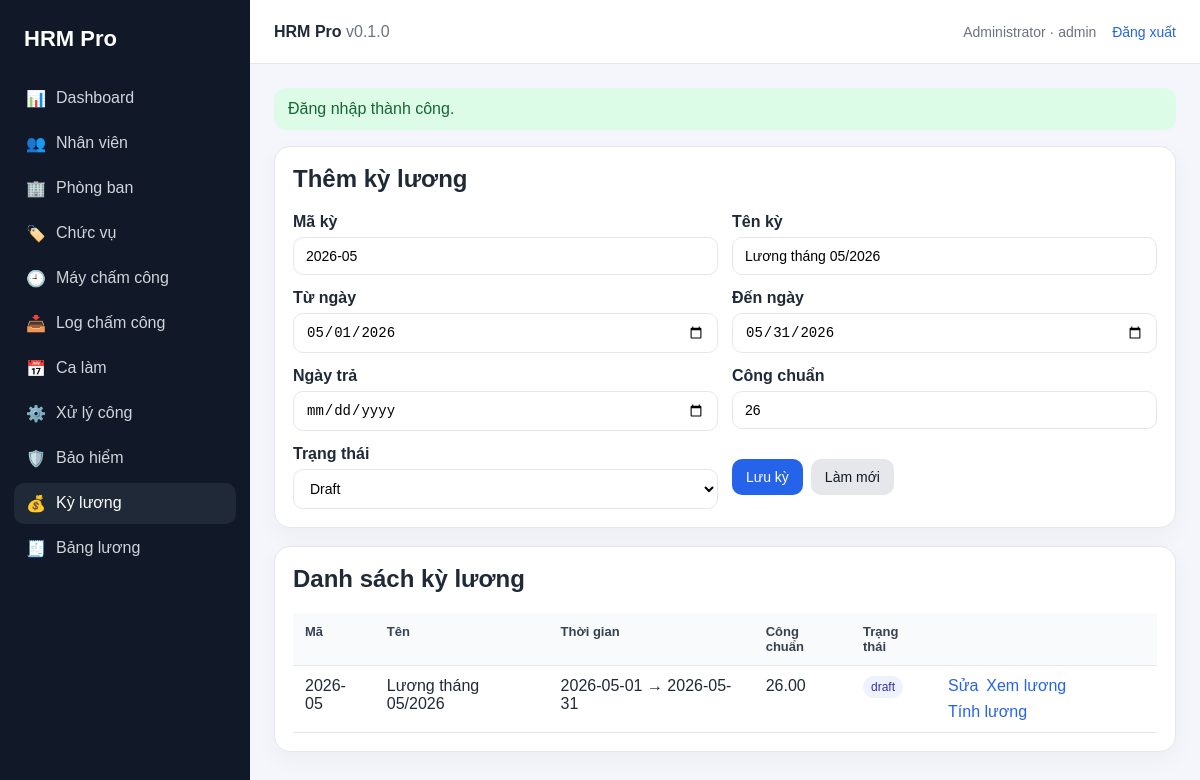
Screenshot of /public/index.php?page=payroll_periods (signed in) with the database file from the repository.
### tables this page shows
CREATE TABLE payroll_periods (
    id INT AUTO_INCREMENT PRIMARY KEY,
    period_code VARCHAR(50) NOT NULL UNIQUE,
    period_name VARCHAR(120) NOT NULL,
    from_date DATE NOT NULL,
    to_date DATE NOT NULL,
    payment_date DATE NULL,
    standard_work_days DECIMAL(6,2) DEFAULT 26,
    status ENUM('draft','calculated','locked','paid') DEFAULT 'draft',
    created_at DATETIME DEFAULT CURRENT_TIMESTAMP
);

### public/index.php (called while the page is built, shortened)
<?php
$page = $_GET['page'] ?? 'dashboard';
$routes = [
    'login' => __DIR__ . '/../modules/auth/login.php',
    'logout' => __DIR__ . '/../modules/auth/logout.php',
    'dashboard' => __DIR__ . '/../modules/dashboard/index.php',
    'employees' => __DIR__ . '/../modules/employees/index.php',
    'departments' => __DIR__ . '/../modules/departments/index.php',
    'positions' => __DIR__ . '/../modules/positions/index.php',
    'attendance_devices' => __DIR__ . '/../modules/attendance/devices.php',
    'attendance_logs' => __DIR__ . '/../modules/attendance/logs.php',
    'work_shifts' => __DIR__ . '/../modules/attendance/shifts.php',
    'attendance_process' => __DIR__ . '/../modules/attendance/process.php',
    'insurance_policies' => __DIR__ . '/../modules/insurance/policies.php',
    'payroll_periods' => __DIR__ . '/../modules/payroll/periods.php',
    'payrolls' => __DIR__ . '/../modules/payroll/payrolls.php',
];
require $routes[$page];

### includes/helpers.php (called while the page is built, shortened)
<?php
function e($value): string
{
    return htmlspecialchars((string)$value, ENT_QUOTES, 'UTF-8');
}
function url(string $page = 'dashboard', array $params = []): string
{
    $params = array_merge(['page' => $page], $params);
    return 'index.php?' . http_build_query($params);
}
function selected($actual, $expected): string
{
    return (string)$actual === (string)$expected ? 'selected' : '';
}

### config/database.php (called while the page is built, shortened)
<?php
$mysqli = mysqli_init();
mysqli_options($mysqli, MYSQLI_OPT_INT_AND_FLOAT_NATIVE, 1);
mysqli_set_charset($mysqli, 'utf8mb4');
function db(): mysqli
{
    global $mysqli;
    return $mysqli;
}

### modules/payroll/periods.php (the view, shortened to what this page needs)
<?php
$edit = null;
$rows = db()->query("SELECT * FROM payroll_periods ORDER BY from_date DESC");
require __DIR__ . '/../../includes/layout/header.php';
?>
<div class="card"><h2><?= $edit ? 'Sửa kỳ lương' : 'Thêm kỳ lương' ?></h2>
<form method="post" class="form-grid"><?= csrf_field() ?><input type="hidden" name="id" value="<?= e($edit['id'] ?? 0) ?>">
<div class="form-group"><label>Mã kỳ</label><input name="period_code" value="<?= e($edit['period_code'] ?? date('Y-m')) ?>" required></div>
<div class="form-group"><label>Tên kỳ</label><input name="period_name" value="<?= e($edit['period_name'] ?? ('Lương tháng ' . date('m/Y'))) ?>" required></div>
<div class="form-group"><label>Từ ngày</label><input type="date" name="from_date" value="<?= e($edit['from_date'] ?? date('Y-m-01')) ?>" required></div>
<div class="form-group"><label>Đến ngày</label><input type="date" name="to_date" value="<?= e($edit['to_date'] ?? date('Y-m-t')) ?>" required></div>
<div class="form-group"><label>Ngày trả</label><input type="date" name="payment_date" value="<?= e($edit['payment_date'] ?? '') ?>"></div>
<div class="form-group"><label>Công chuẩn</label><input type="number" step="0.01" name="standard_work_days" value="<?= e($edit['standard_work_days'] ?? 26) ?>"></div>
<div class="form-group"><label>Trạng thái</label><select name="status"><option value="draft" <?= selected($edit['status'] ?? '', 'draft') ?>>Draft</option></select></div>
<div class="actions"><button class="btn">Lưu kỳ</button><a class="btn light" href="<?= e(url('payroll_periods')) ?>">Làm mới</a></div>
</form></div>
<div class="card"><h2>Danh sách kỳ lương</h2><div class="table-wrap"><table><tr><th>Mã</th><th>Tên</th><th>Thời gian</th><th>Công chuẩn</th><th>Trạng thái</th><th></th></tr>
<?php while ($r=$rows->fetch_assoc()): ?><tr><td><?= e($r['period_code']) ?></td><td><?= e($r['period_name']) ?></td><td><?= e($r['from_date']) ?> → <?= e($r['to_date']) ?></td><td><?= e($r['standard_work_days']) ?></td><td><span class="badge"><?= e($r['status']) ?></span></td><td class="actions"><a href="<?= e(url('payroll_periods',['action'=>'edit','id'=>$r['id']])) ?>">Sửa</a><a href="<?= e(url('payrolls',['period_id'=>$r['id']])) ?>">Xem lương</a><a onclick="return confirm('Tính lại lương kỳ này?')" href="<?= e(url('payroll_periods',['action'=>'generate','id'=>$r['id']])) ?>">Tính lương</a></td></tr><?php endwhile; ?>
</table></div></div>
<?php require __DIR__ . '/../../includes/layout/footer.php'; ?>

### public/assets/style.css (style rules this page uses)
:root { --bg: #f4f6fb; --card: #fff; --text: #1f2937; --muted: #6b7280; --primary: #2563eb; --danger: #dc2626; --border: #e5e7eb; }
* { box-sizing: border-box; }
body { margin: 0; font-family: Arial, Helvetica, sans-serif; background: var(--bg); color: var(--text); }
a { color: var(--primary); text-decoration: none; }
.card { background: var(--card); border: 1px solid var(--border); border-radius: 16px; padding: 18px; margin-bottom: 18px; box-shadow: 0 8px 24px rgba(15,23,42,.04); }
.card h1, .card h2, .card h3 { margin-top: 0; }
.table-wrap { overflow-x: auto; }
table { width: 100%; border-collapse: collapse; background: #fff; }
th, td { padding: 11px 12px; border-bottom: 1px solid var(--border); text-align: left; vertical-align: top; }
th { background: #f9fafb; font-size: 13px; color: #374151; }
.form-grid { display: grid; grid-template-columns: repeat(2, minmax(0, 1fr)); gap: 14px; }
.form-group label { display: block; font-weight: 600; margin-bottom: 6px; }
input, select, textarea { width: 100%; padding: 10px 12px; border: 1px solid var(--border); border-radius: 10px; font-size: 14px; background: #fff; }
.actions { display: flex; gap: 8px; align-items: center; flex-wrap: wrap; }
.btn { display: inline-block; border: none; border-radius: 10px; padding: 10px 14px; background: var(--primary); color: #fff; cursor: pointer; font-size: 14px; }
.btn.light { background: #e5e7eb; color: #111827; }
.badge { padding: 4px 8px; border-radius: 99px; background: #eef2ff; color: #3730a3; font-size: 12px; }

### rows the page displays
payroll_periods: period_code "2026-05", period_name "Lương tháng 05/2026", from_date "2026-05-01", to_date "2026-05-31", standard_work_days "26.00", status "draft"

### other values shown
$item[1] "📊"
$item[0] "Dashboard"
$item[1] "👥"
$item[0] "Nhân viên"
$item[1] "🏢"
$item[0] "Phòng ban"
$item[1] "🏷️"
$item[0] "Chức vụ"
$item[1] "🕘"
$item[0] "Máy chấm công"
$item[1] "📥"
$item[0] "Log chấm công"
$item[1] "📅"
$item[0] "Ca làm"
$item[1] "⚙️"
